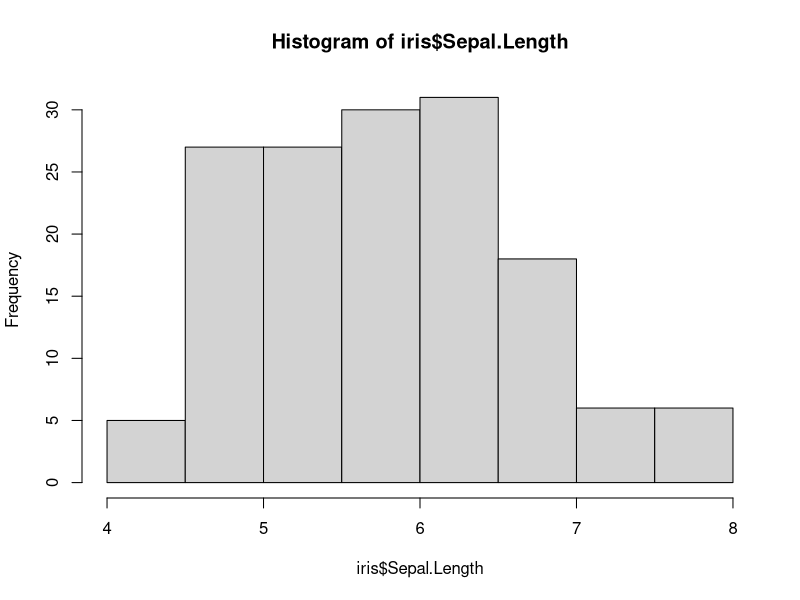
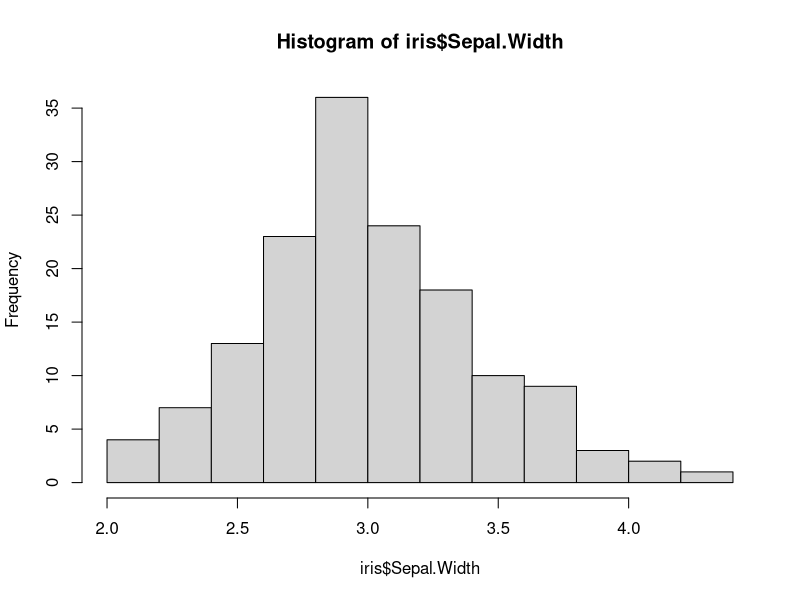

The R source for these figures, in order:
## ---- chunk 1
knitr::opts_chunk$set(echo = TRUE)
## ---- chunk 2
head(iris)

hist(iris$Sepal.Length)

hist(iris$Sepal.Width)
